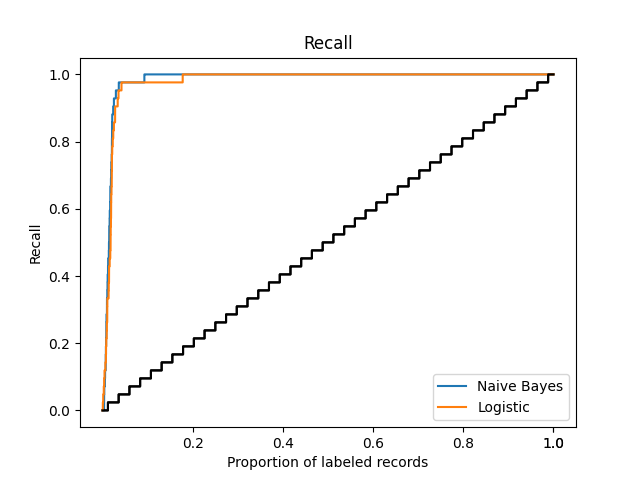

This chart was generated by the following Python code:
# An example of plotting the recall curves for two ASREVIEW files in one plot,
# with a legend.

import matplotlib.pyplot as plt

from asreview import open_state
from asreviewcontrib.insights.plot import plot_recall


fig, ax = plt.subplots()

with open_state("tests/asreview_files/sim_van_de_schoot_2017_1.asreview") as s1:
    plot_recall(ax, s1)

with open_state("tests/asreview_files/"
                "sim_van_de_schoot_2017_logistic.asreview") as s2:
    plot_recall(ax, s2)

# Set the labels for the legend. Both plots add the recall line and the random
# line. Hence the recall lines are the 0th and 2nd line.
ax.lines[0].set_label("Naive Bayes")
ax.lines[2].set_label("Logistic")
ax.legend()

fig.savefig("docs/example_multiple_lines.png")
